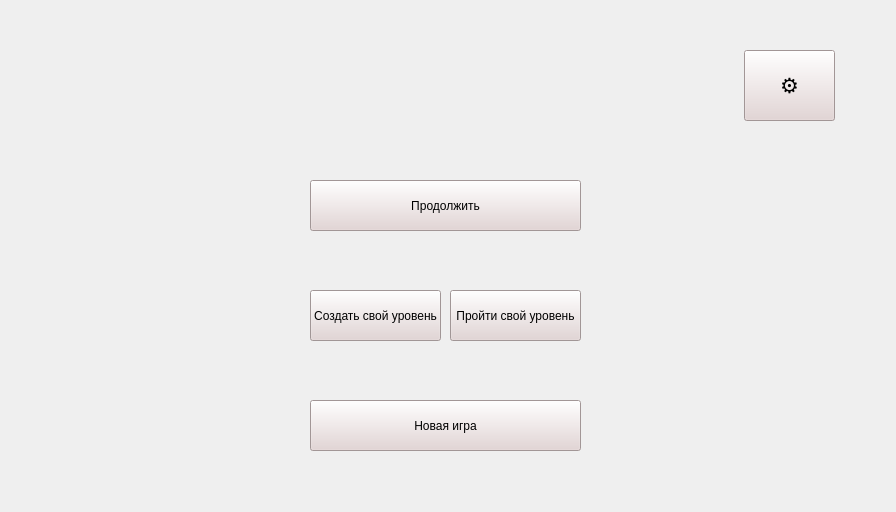
<?xml version="1.0" encoding="UTF-8"?>
<ui version="4.0">
 <class>Form</class>
 <widget class="QWidget" name="Form">
  <property name="geometry">
   <rect>
    <x>0</x>
    <y>0</y>
    <width>896</width>
    <height>512</height>
   </rect>
  </property>
  <property name="windowTitle">
   <string>Form</string>
  </property>
  <widget class="QLabel" name="label">
   <property name="geometry">
    <rect>
     <x>-4</x>
     <y>3</y>
     <width>901</width>
     <height>501</height>
    </rect>
   </property>
   <property name="text">
    <string/>
   </property>
  </widget>
  <widget class="QPushButton" name="pushButton">
   <property name="geometry">
    <rect>
     <x>310</x>
     <y>180</y>
     <width>271</width>
     <height>51</height>
    </rect>
   </property>
   <property name="styleSheet">
    <string notr="true">background-color: rgb(227, 210, 210);</string>
   </property>
   <property name="text">
    <string>Продолжить</string>
   </property>
  </widget>
  <widget class="QPushButton" name="pushButton_2">
   <property name="geometry">
    <rect>
     <x>310</x>
     <y>400</y>
     <width>271</width>
     <height>51</height>
    </rect>
   </property>
   <property name="styleSheet">
    <string notr="true">background-color: rgb(227, 210, 210);</string>
   </property>
   <property name="text">
    <string>Новая игра</string>
   </property>
  </widget>
  <widget class="QPushButton" name="pushButton_3">
   <property name="geometry">
    <rect>
     <x>310</x>
     <y>290</y>
     <width>131</width>
     <height>51</height>
    </rect>
   </property>
   <property name="styleSheet">
    <string notr="true">background-color: rgb(226, 210, 210);</string>
   </property>
   <property name="text">
    <string>Cоздать свой уровень</string>
   </property>
  </widget>
  <widget class="QPushButton" name="pushButton_4">
   <property name="geometry">
    <rect>
     <x>744</x>
     <y>50</y>
     <width>91</width>
     <height>71</height>
    </rect>
   </property>
   <property name="font">
    <font>
     <pointsize>16</pointsize>
    </font>
   </property>
   <property name="styleSheet">
    <string notr="true">background-color: rgb(227, 210, 210);</string>
   </property>
   <property name="text">
    <string>⚙️</string>
   </property>
  </widget>
  <widget class="QPushButton" name="pushButton_5">
   <property name="geometry">
    <rect>
     <x>450</x>
     <y>290</y>
     <width>131</width>
     <height>51</height>
    </rect>
   </property>
   <property name="styleSheet">
    <string notr="true">background-color: rgb(226, 210, 210);</string>
   </property>
   <property name="text">
    <string>Пройти свой уровень</string>
   </property>
  </widget>
 </widget>
 <resources/>
 <connections/>
</ui>
